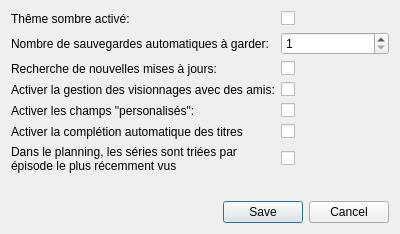
<?xml version="1.0" encoding="UTF-8"?>
<ui version="4.0">
 <class>Dialog</class>
 <widget class="QDialog" name="Dialog">
  <property name="windowModality">
   <enum>Qt::WindowModality::ApplicationModal</enum>
  </property>
  <property name="geometry">
   <rect>
    <x>0</x>
    <y>0</y>
    <width>400</width>
    <height>234</height>
   </rect>
  </property>
  <property name="windowTitle">
   <string>Dialog</string>
  </property>
  <property name="windowIcon">
   <iconset>
    <normaloff>../../resources/icons/gear.png</normaloff>../../resources/icons/gear.png</iconset>
  </property>
  <property name="modal">
   <bool>true</bool>
  </property>
  <layout class="QVBoxLayout" name="verticalLayout">
   <item>
    <layout class="QGridLayout" name="gridLayout">
     <item row="3" column="1">
      <widget class="QCheckBox" name="checkBox_2">
       <property name="text">
        <string/>
       </property>
      </widget>
     </item>
     <item row="3" column="0">
      <widget class="QLabel" name="label_4">
       <property name="text">
        <string>Activer la gestion des visionnages avec des amis:</string>
       </property>
      </widget>
     </item>
     <item row="5" column="0">
      <widget class="QLabel" name="label_6">
       <property name="text">
        <string>Activer la complétion automatique des titres</string>
       </property>
      </widget>
     </item>
     <item row="0" column="1">
      <widget class="QCheckBox" name="checkBox_3">
       <property name="text">
        <string/>
       </property>
      </widget>
     </item>
     <item row="4" column="0">
      <widget class="QLabel" name="label_5">
       <property name="text">
        <string>Activer les champs &quot;personalisés&quot;:</string>
       </property>
      </widget>
     </item>
     <item row="1" column="0">
      <widget class="QLabel" name="label_2">
       <property name="text">
        <string>Nombre de sauvegardes automatiques à garder:</string>
       </property>
      </widget>
     </item>
     <item row="2" column="1">
      <widget class="QCheckBox" name="checkBox">
       <property name="text">
        <string/>
       </property>
      </widget>
     </item>
     <item row="1" column="1">
      <widget class="QSpinBox" name="spinBox">
       <property name="minimum">
        <number>1</number>
       </property>
      </widget>
     </item>
     <item row="4" column="1">
      <widget class="QCheckBox" name="checkBox_4">
       <property name="text">
        <string/>
       </property>
      </widget>
     </item>
     <item row="0" column="0">
      <widget class="QLabel" name="label">
       <property name="text">
        <string>Thême sombre activé:</string>
       </property>
      </widget>
     </item>
     <item row="2" column="0">
      <widget class="QLabel" name="label_3">
       <property name="text">
        <string>Recherche de nouvelles mises à jours:</string>
       </property>
      </widget>
     </item>
     <item row="5" column="1">
      <widget class="QCheckBox" name="checkBox_5">
       <property name="text">
        <string/>
       </property>
      </widget>
     </item>
     <item row="6" column="0">
      <widget class="QLabel" name="label_7">
       <property name="text">
        <string>Dans le planning, les séries sont triées par
épisode le plus récemment vus</string>
       </property>
      </widget>
     </item>
     <item row="6" column="1">
      <widget class="QCheckBox" name="checkBox_6">
       <property name="text">
        <string/>
       </property>
      </widget>
     </item>
    </layout>
   </item>
   <item>
    <spacer name="verticalSpacer">
     <property name="orientation">
      <enum>Qt::Orientation::Vertical</enum>
     </property>
     <property name="sizeHint" stdset="0">
      <size>
       <width>20</width>
       <height>40</height>
      </size>
     </property>
    </spacer>
   </item>
   <item>
    <widget class="QDialogButtonBox" name="buttonBox">
     <property name="orientation">
      <enum>Qt::Orientation::Horizontal</enum>
     </property>
     <property name="standardButtons">
      <set>QDialogButtonBox::StandardButton::Cancel|QDialogButtonBox::StandardButton::Save</set>
     </property>
    </widget>
   </item>
  </layout>
 </widget>
 <resources/>
 <connections>
  <connection>
   <sender>buttonBox</sender>
   <signal>accepted()</signal>
   <receiver>Dialog</receiver>
   <slot>accept()</slot>
   <hints>
    <hint type="sourcelabel">
     <x>279</x>
     <y>362</y>
    </hint>
    <hint type="destinationlabel">
     <x>279</x>
     <y>192</y>
    </hint>
   </hints>
  </connection>
  <connection>
   <sender>buttonBox</sender>
   <signal>rejected()</signal>
   <receiver>Dialog</receiver>
   <slot>reject()</slot>
   <hints>
    <hint type="sourcelabel">
     <x>279</x>
     <y>362</y>
    </hint>
    <hint type="destinationlabel">
     <x>279</x>
     <y>192</y>
    </hint>
   </hints>
  </connection>
 </connections>
</ui>
